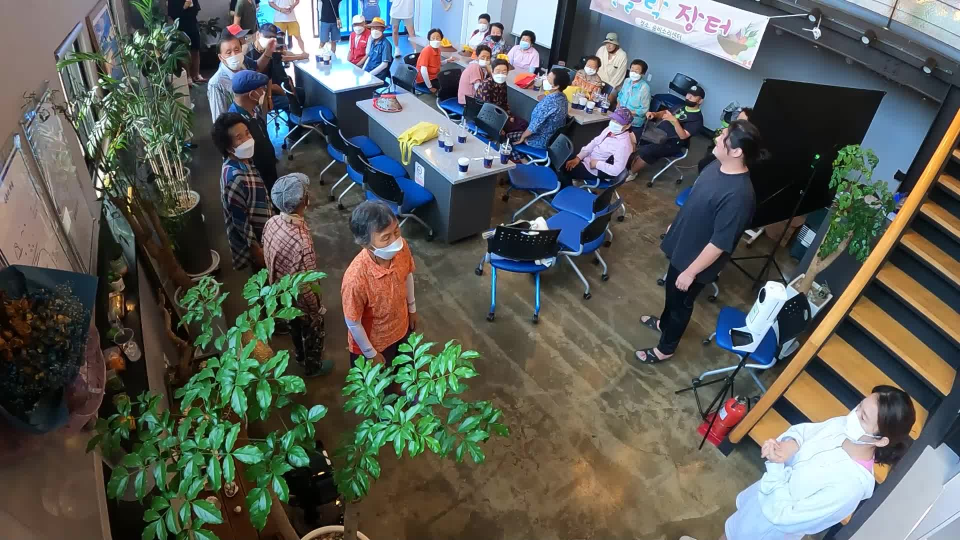
#> input picture V0_데이터전처리/input_image.jpg, 1920 x 1080 px, found by its file name (shown at 1/2 size)
$ python V2_CV2.py
#> lines starting #> are read from the running program, lines starting #| are printed output that depends on the picture
import cv2
import matplotlib.pyplot as plt

# 이미지 로드
img = cv2.imread('V3_데이터전처리/input_image.jpg')  # 이미지 파일을 불러옵니다.
#> img is the input picture: shape (1080, 1920, 3); mean B, G, R 88.5, 94.4, 91

# BGR에서 RGB로 변환 (OpenCV는 기본적으로 BGR 형식을 사용)
img = cv2.cvtColor(img, cv2.COLOR_BGR2RGB)  # OpenCV는 기본적으로 BGR을 사용하므로, RGB 형식으로 변환합니다.

# 1. 이미지 회전
height, width = img.shape[:2]  # 이미지의 높이와 너비를 구합니다.
#> height = 1080; width = 1920
center = (width // 2, height // 2)  # 회전의 중심은 이미지의 중앙으로 설정합니다.
#> center = (960, 540)
rotation_matrix = cv2.getRotationMatrix2D(center, 180, 1)  # 180도 회전하는 행렬을 생성합니다.
img_rotated = cv2.warpAffine(img, rotation_matrix, (width, height))  # 이미지를 회전시킵니다.

# 2. 이미지 밝기 조정
img_brightened = cv2.convertScaleAbs(img, alpha=1.5, beta=0)  # alpha=1.5는 밝기를 1.5배로 증가시킵니다. beta는 밝기 추가값을 설정하는데, 0으로 설정해 밝기만 증가합니다.
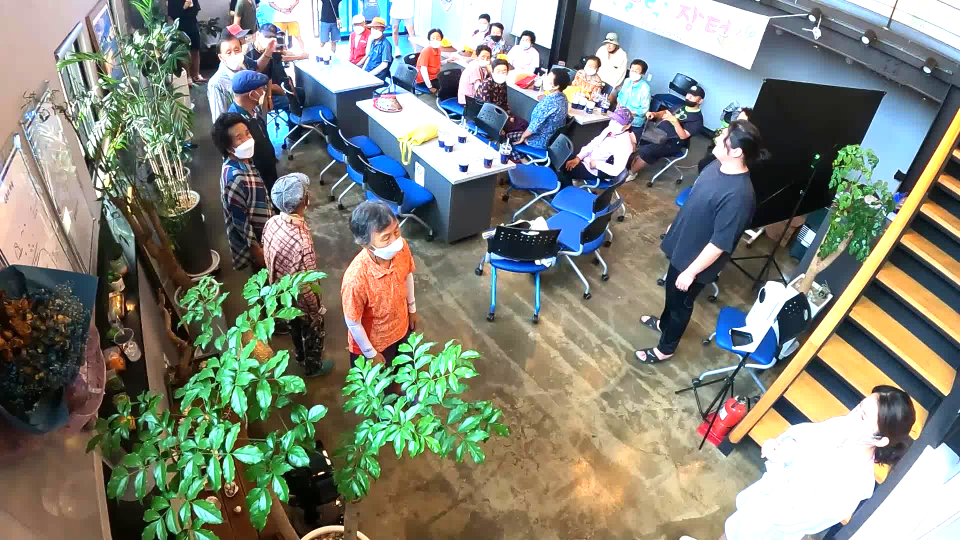
#> img_brightened: shape (1080, 1920, 3) (shown at 1/2 size); mean R, G, B 128.9, 133, 121.7

# 3. 이미지 크기 조정
img_resized = cv2.resize(img, (width // 2, height // 2))  # 이미지의 크기를 절반으로 줄입니다. (너비와 높이를 절반으로 설정)

# 4. 이미지 반전 (수평 반전)
img_flipped = cv2.flip(img, 1)  # flip 함수에서 1은 수평 반전을 의미합니다. 0은 수직 반전, -1은 수평+수직 반전입니다.
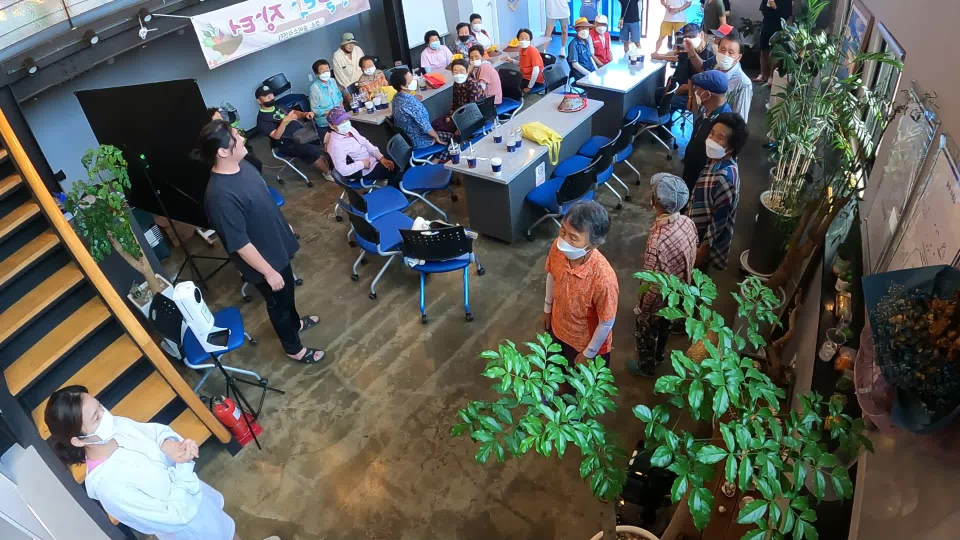
#> img_flipped: shape (1080, 1920, 3) (shown at 1/2 size); mean R, G, B 91, 94.4, 88.5

# 5. 이미지 대비 조정
img_contrast = cv2.convertScaleAbs(img, alpha=2.0, beta=0)  # alpha=2.0은 대비를 두 배로 증가시킵니다. beta는 밝기 추가값을 설정하는데, 0으로 설정해 대비만 증가합니다.
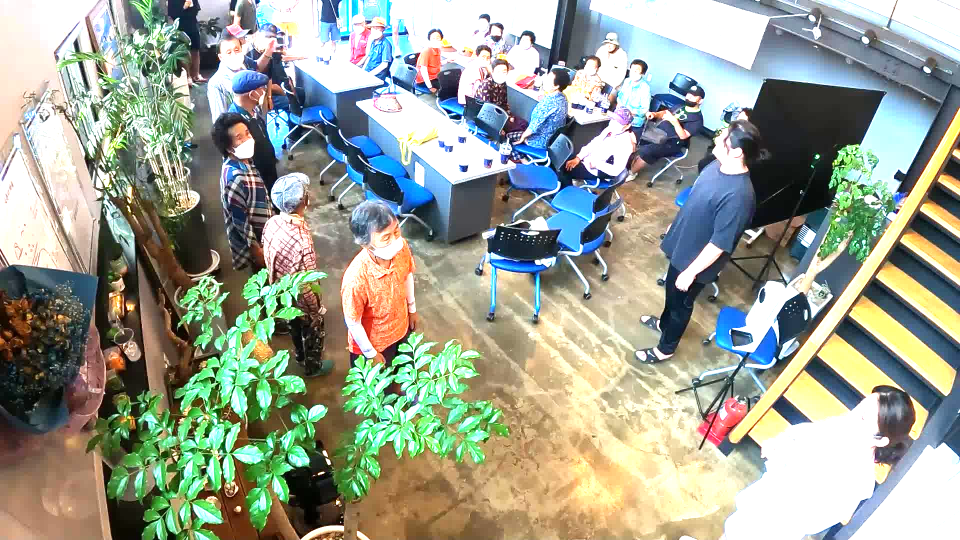
#> img_contrast: shape (1080, 1920, 3) (shown at 1/2 size); mean R, G, B 155.2, 161.3, 147.1

# 6. 이미지 색상 조정 (HSV 변환 후 색상 조정)
img_hsv = cv2.cvtColor(img, cv2.COLOR_RGB2HSV)  # RGB 이미지를 HSV 색상 공간으로 변환합니다.
#> img_hsv: shape (1080, 1920, 3); mean H, S, V 62.2, 92.8, 110
h, s, v = cv2.split(img_hsv)  # HSV 채널을 분리합니다. h: 색상, s: 채도, v: 명도
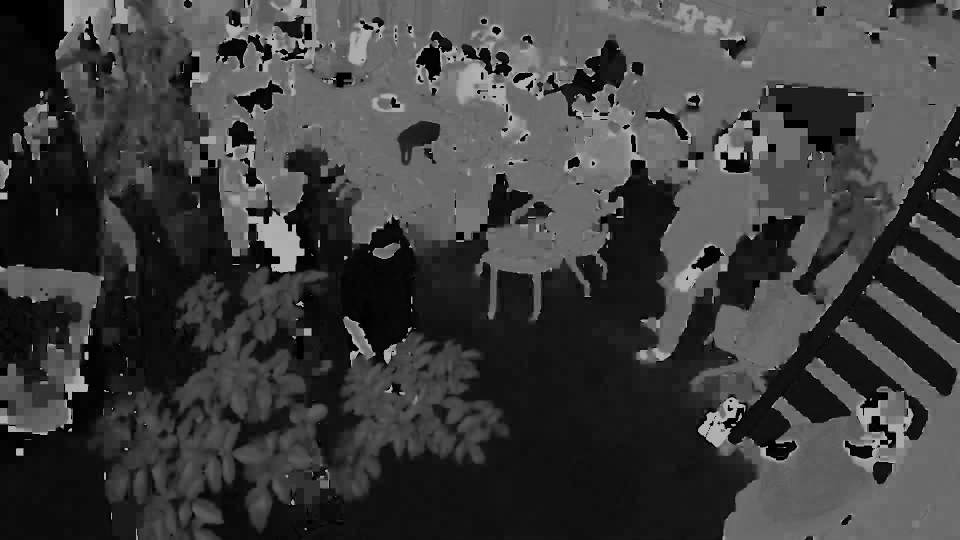
#> h: shape (1080, 1920) (shown at 1/2 size); min 0, max 179, mean 62.2
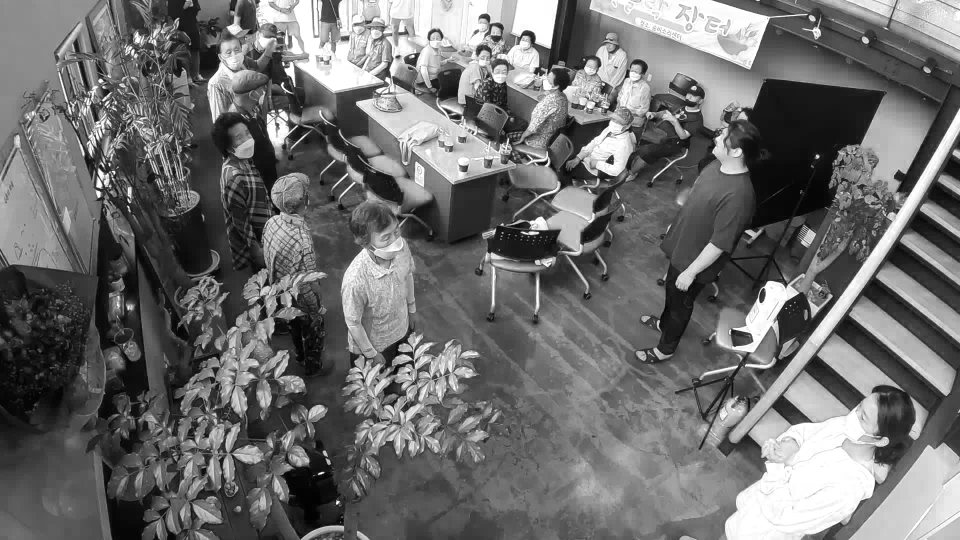
#> v: shape (1080, 1920) (shown at 1/2 size); min 0, max 255, mean 110
s = cv2.add(s, 50)  # 채도(s)를 50만큼 증가시킵니다.
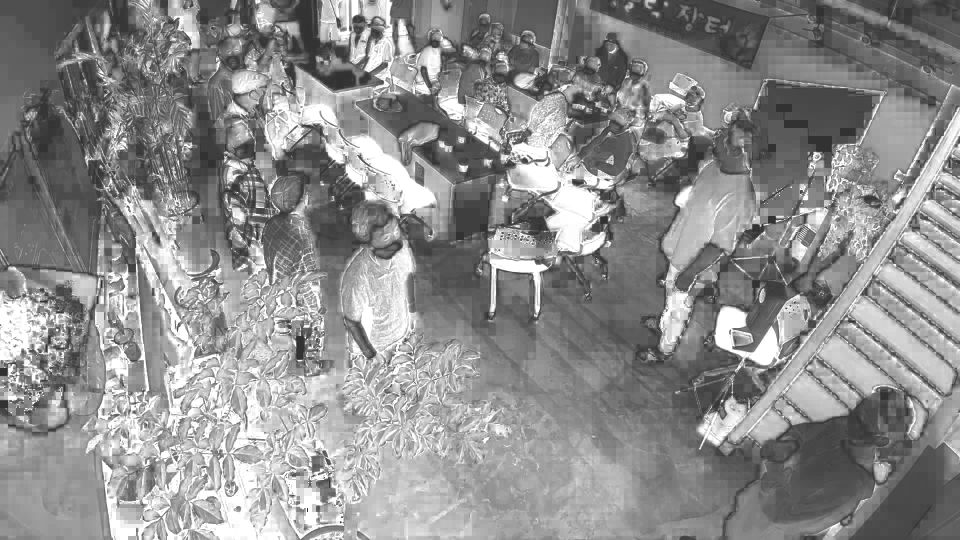
#> s: shape (1080, 1920) (shown at 1/2 size); min 50, max 255, mean 141.3
s = cv2.min(s, 255)  # 채도가 255를 넘지 않도록 제한합니다.
img_hsv_new = cv2.merge([h, s, v])  # 수정된 채도 값을 포함한 새로운 HSV 이미지를 만듭니다.
#> img_hsv_new: shape (1080, 1920, 3); mean H, S, V 62.2, 141.3, 110
img_color_adjusted = cv2.cvtColor(img_hsv_new, cv2.COLOR_HSV2RGB)  # 수정된 HSV 이미지를 다시 RGB로 변환합니다.
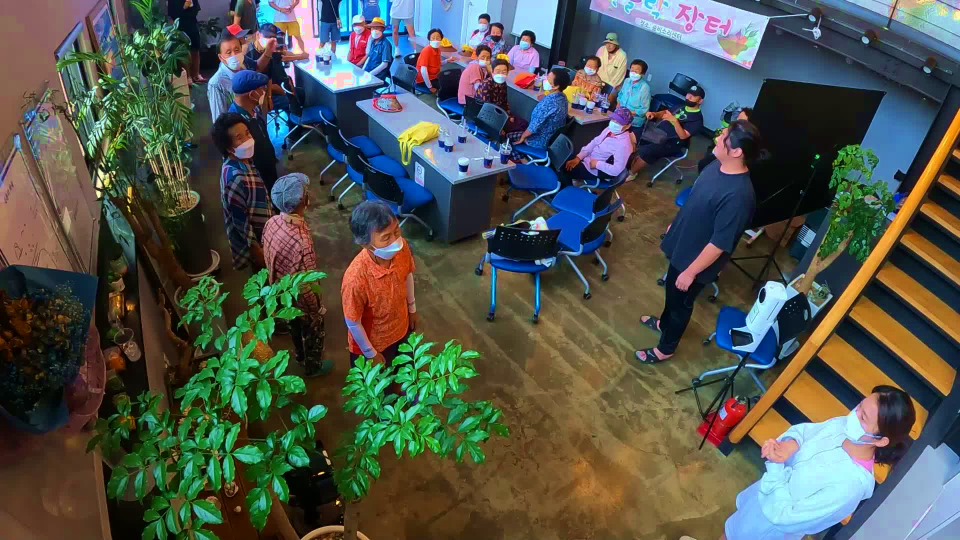
#> img_color_adjusted: shape (1080, 1920, 3) (shown at 1/2 size); mean R, G, B 79.7, 84.6, 76.6

# 결과 확인
fig, ax = plt.subplots(2, 3, figsize=(15, 10))  # 2x3 격자 형태로 서브 플롯을 생성합니다.

ax[0, 0].imshow(img_rotated)  # 회전된 이미지를 첫 번째 서브 플롯에 표시
ax[0, 0].axis('off')  # 축을 숨깁니다.
ax[0, 0].set_title('Rotated Image')  # 제목을 설정합니다.

ax[0, 1].imshow(img_brightened)  # 밝기가 조정된 이미지를 두 번째 서브 플롯에 표시
ax[0, 1].axis('off')
ax[0, 1].set_title('Brightened Image')

ax[0, 2].imshow(img_resized)  # 크기가 조정된 이미지를 세 번째 서브 플롯에 표시
ax[0, 2].axis('off')
ax[0, 2].set_title('Resized Image')

ax[1, 0].imshow(img_flipped)  # 반전된 이미지를 네 번째 서브 플롯에 표시
ax[1, 0].axis('off')
ax[1, 0].set_title('Flipped Image')

ax[1, 1].imshow(img_contrast)  # 대비가 조정된 이미지를 다섯 번째 서브 플롯에 표시
ax[1, 1].axis('off')
ax[1, 1].set_title('Contrast Adjusted')

ax[1, 2].imshow(img_color_adjusted)  # 색상이 조정된 이미지를 여섯 번째 서브 플롯에 표시
ax[1, 2].axis('off')
ax[1, 2].set_title('Color Adjusted')

plt.show()  # 모든 이미지를 화면에 표시합니다.
